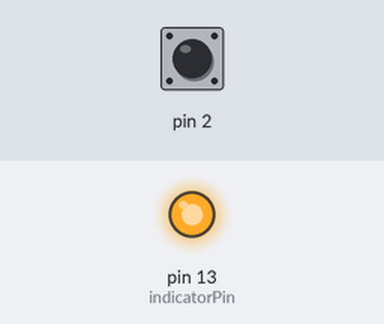
Recording of a sketch running on a simulated Arduino Uno, built with avr-gcc and run on an emulated ATmega328P. On the bench: output pins drawn as LEDs (lit = HIGH). Inputs (shaded band) come from the test bench; at power-on: pin 2 HIGH. Sleep ends after the set time or at an interrupt; what the sketch prints to the serial monitor is not drawn.

Above: at 0.1 s.
At 1.1 s:
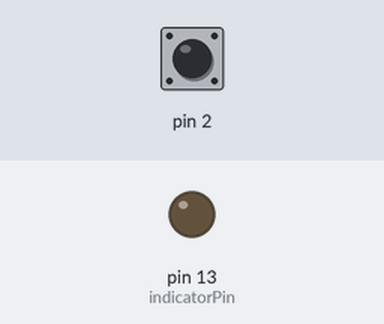
Timing chart, 0 to 2.6 s (numbered marks = the images above):
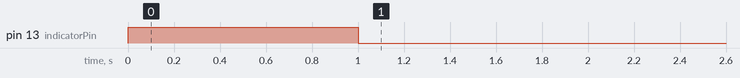

Measured:
- by itself, pin 13 (indicatorPin): HIGH → LOW at 1.0 s

The sketch:

interrupt_test.ino
```cpp
#include <avr/sleep.h>

const int indicatorPin = 13;
const int interruptID = 0; // pin 3 on Arduino Micro
volatile int state = LOW;

void setup() {
  pinMode(indicatorPin, OUTPUT);
  attachInterrupt(interruptID, handleInterrupt, FALLING);

  digitalWrite(indicatorPin, HIGH);
  Serial.begin(9600);
  Serial.println("Interrupt test");
}

void loop() {
  /*
  digitalWrite(indicatorPin, state);

  if (state == HIGH) {
    Serial.println("Setting state to HIGH");
  } else {
    Serial.println("Setting state to LOW");
  }
  /* */
  delay(1000);
  sleep();

}

void sleep() {
  set_sleep_mode(SLEEP_MODE_IDLE);
  sleep_enable();
  attachInterrupt(interruptID, handleInterrupt, LOW);
  digitalWrite(indicatorPin, LOW);
  sleep_mode();

  //sleep_disable();
  //digitalWrite(indicatorPin, HIGH);
}

void handleInterrupt() {
  noInterrupts();
  detachInterrupt(interruptID);
  sleep_disable();
  digitalWrite(indicatorPin, HIGH);
  state = !state;
  interrupts();
}
```
